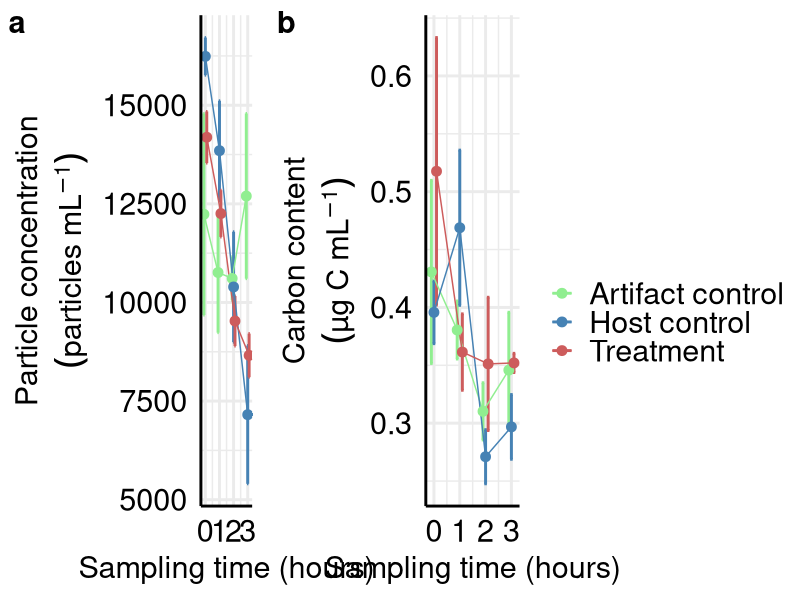
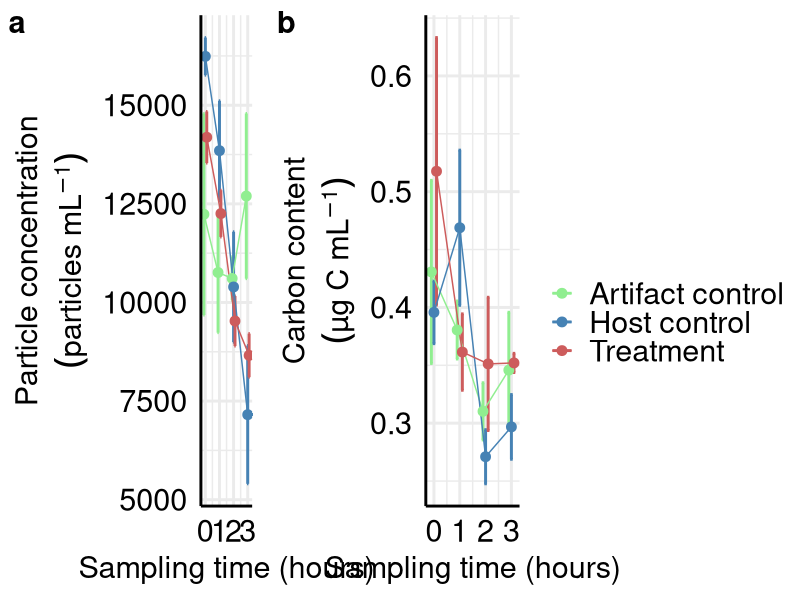

These charts were generated, in order, by the following R code:
#The effects of the nonnative brittle star Ophiothela mirabilis Verrill, 1867 on the feeding performance of an octocoral host in a southwestern Atlantic rocky shore 
#Patrick Derviche and Paulo da Cunha Lana 

#Packages
library(ggplot2)
library(ggpubr)

#Figure 8
#Comparison of a the number of particles (particles mL-1 ; means ± standard error) and b the carbon content (µg C mL-1 ) within the chambers with Leptogorgia punicea hosts under high natural colonization of Ophiothela mirabilis (treatment), hosts naturally without brittle star individuals (host control), and no hosts or brittle stars (sampling artifact control) over time
data <- read.csv(file="sweptclear.csv",header=TRUE,sep=";",dec=".")
datanumber <- data[,1:6]
datacarbon <- data[,c(1:2,7:10)]

pd <- position_dodge(0.3) # move them .05 to the left and right
legparticle <- expression(atop(Particle~concentration,(particles~mL^-1)))
legcarbon <- expression(atop(Carbon~content,(µg~C~mL^-1)))

particle <- ggplot(datanumber, aes(x=time, y=particles, colour=group)) + 
  theme_minimal(base_size = 22)+
  geom_errorbar(aes(ymin=particles-se, ymax=particles+se), width=.3,position=pd, size =1) +
  geom_line(position=pd) +
  geom_point(position=pd, size =3)+
  xlab("Sampling time (hours)") + ylab(legparticle)+
  scale_color_manual(values=c('lightgreen','steelblue','indianred'),name=" ")+
  theme(legend.text = element_text(color ="black", size = 22))+
  theme(axis.text.x = element_text(color="black",size=22))+
  theme(axis.text.y = element_text(color="black",size=22))+ 
  theme(axis.line = element_line(colour = "black", size = 1, linetype = "solid"))

carbon <- ggplot(datacarbon, aes(x=time, y=carbon, colour=group)) + 
  theme_minimal(base_size = 22)+
  geom_errorbar(aes(ymin=carbon-sec, ymax=carbon+sec), width=.3,position=pd, size =1) +
  geom_line(position=pd) +
  geom_point(position=pd, size =3)+
  xlab("Sampling time (hours)") + ylab(legcarbon)+
  scale_color_manual(values=c('lightgreen','steelblue','indianred'),name=" ")+
  theme(legend.text = element_text(color ="black", size = 22))+
  theme(axis.text.x = element_text(color="black",size=22))+
  theme(axis.text.y = element_text(color="black",size=22))+ 
  theme(axis.line = element_line(colour = "black", size = 1, linetype = "solid"))

Fig8 <- ggarrange(particle, carbon,  
              common.legend = TRUE, legend = "right",
              labels = c("a", "b"),
              font.label = list(size = 22, color = "black", face = "bold", family = NULL),
              ncol = 2, nrow = 1)
Fig8

ggsave(Fig8, file="Fig8.png", width=17.4, height=6, dpi=1500)

#End
